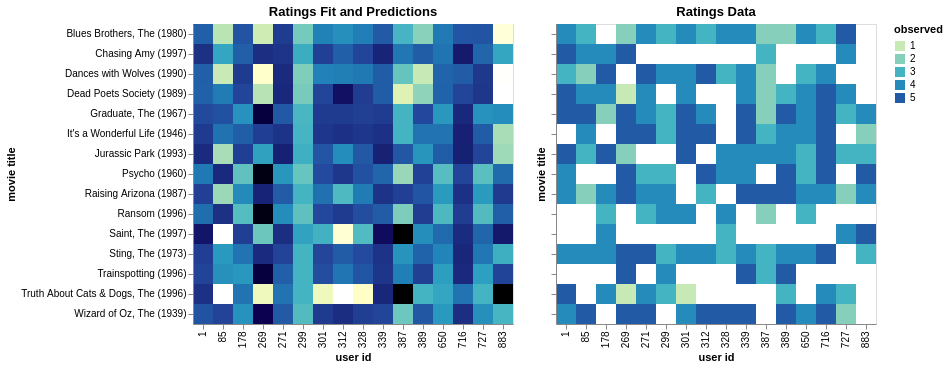

The notebook cell saved with this chart:
### Markdown cell above
## Recommending Movies

**Recommendation**: unwatched movie $m$ with highest $\hat r_{mi}$

### Code cell
#| echo: false

# create new base plot
base = alt.Chart(long(R_compare)).mark_rect().encode(
    x='user id:O',
    y='movie title:O',
    tooltip=['user id', 'movie title', 'fit/prediction', 'observed', 'deviation']
)

# raw ratings data
f_raw = base\
    .properties(title='Ratings Data')\
    .encode(color=alt.Color('observed:O', scale=alt.Scale(scheme='yellowgreenblue', domain=[1,2,3,4,5])))

# fit and predicted ratings
f_all = base\
    .properties(title='Ratings Fit and Predictions')\
    .encode(color=alt.Color('fit/prediction:Q', scale=alt.Scale(scheme='yellowgreenblue', domain=[1, 5])))

# deviation between ratings data and fit
f_err = base\
    .properties(title='Deviation: Data - Fit')\
    .encode(color=alt.Color('deviation:Q', scale=alt.Scale(scheme='redblue', domain=[-2, 2])))

nearest = alt.selection_point(nearest=True, on='mouseover', empty=False) 

selectors = base.mark_square(filled=False, size=350).encode(
    x='user id:N',
    y='movie title:N',
    color=alt.value('black'),
    opacity=alt.condition(nearest, alt.value(1), alt.value(0))
).add_params(
    nearest
)

alt.hconcat(
    alt.layer(f_all.encode(color=alt.Color('fit/prediction:Q', legend=None, scale=alt.Scale(scheme='yellowgreenblue', domain=[1, 5]))),
              selectors),
    alt.layer(f_raw.encode(y=alt.Y('movie title:O', axis=alt.Axis(labels=False))),
              selectors),
).resolve_scale(color='independent')

### Figure 1 — Vega-Lite specification as saved in the notebook (floating-point values rounded to 4 significant figures; data arrays with more than 128 entries replaced by an {"elided": "..."} marker saying what was removed)
{"config": {"view": {"continuousWidth": 300, "continuousHeight": 300}}, "hconcat": [{"layer": [{"mark": {"type": "rect"}, "encoding": {"color": {"field": "fit/prediction", "legend": null, "scale": {"domain": [1, 5], "scheme": "yellowgreenblue"}, "type": "quantitative"}, "tooltip": [{"field": "user id", "type": "quantitative"}, {"field": "movie title", "type": "nominal"}, {"field": "fit/prediction", "type": "quantitative"}, {"field": "observed", "type": "quantitative"}, {"field": "deviation", "type": "quantitative"}], "x": {"field": "user id", "type": "ordinal"}, "y": {"field": "movie title", "type": "ordinal"}}, "title": "Ratings Fit and Predictions"}, {"mark": {"type": "square", "filled": false, "size": 350}, "encoding": {"color": {"value": "black"}, "opacity": {"condition": {"param": "param_3", "value": 1, "empty": false}, "value": 0}, "tooltip": [{"field": "user id", "type": "quantitative"}, {"field": "movie title", "type": "nominal"}, {"field": "fit/prediction", "type": "quantitative"}, {"field": "observed", "type": "quantitative"}, {"field": "deviation", "type": "quantitative"}], "x": {"field": "user id", "type": "nominal"}, "y": {"field": "movie title", "type": "nominal"}}, "name": "view_9"}]}, {"layer": [{"mark": {"type": "rect"}, "encoding": {"color": {"field": "observed", "scale": {"domain": [1, 2, 3, 4, 5], "scheme": "yellowgreenblue"}, "type": "ordinal"}, "tooltip": [{"field": "user id", "type": "quantitative"}, {"field": "movie title", "type": "nominal"}, {"field": "fit/prediction", "type": "quantitative"}, {"field": "observed", "type": "quantitative"}, {"field": "deviation", "type": "quantitative"}], "x": {"field": "user id", "type": "ordinal"}, "y": {"axis": {"labels": false}, "field": "movie title", "type": "ordinal"}}, "title": "Ratings Data"}, {"mark": {"type": "square", "filled": false, "size": 350}, "encoding": {"color": {"value": "black"}, "opacity": {"condition": {"param": "param_3", "value": 1, "empty": false}, "value": 0}, "tooltip": [{"field": "user id", "type": "quantitative"}, {"field": "movie title", "type": "nominal"}, {"field": "fit/prediction", "type": "quantitative"}, {"field": "observed", "type": "quantitative"}, {"field": "deviation", "type": "quantitative"}], "x": {"field": "user id", "type": "nominal"}, "y": {"field": "movie title", "type": "nominal"}}, "name": "view_10"}]}], "data": {"name": "data-5a7414fba74b8f7f05fc4ae05d0984b5"}, "params": [{"name": "param_3", "select": {"type": "point", "nearest": true, "on": "mouseover"}, "views": ["view_9", "view_10"]}], "resolve": {"scale": {"color": "independent"}}, "$schema": "https://vega.github.io/schema/vega-lite/v5.16.3.json", "datasets": {"data-5a7414fba74b8f7f05fc4ae05d0984b5": {"elided": "240 records"}}}
